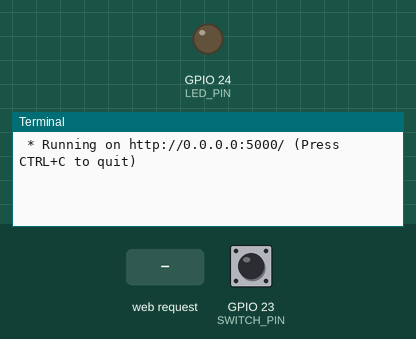
Recording of a program running on a simulated Raspberry Pi (BCM pin numbers). Parts: output pins drawn as LEDs (lit = HIGH), the last lines printed to the terminal. Inputs (shaded band) come from the test bench; at power-on: GPIO 23 (SWITCH_PIN) HIGH. The clock reads 2024-03-15 10:24:30 at power-on unless the program sets it.

Above: at 1.2 s.
1.3 s: HTTP request for /led/on received
At 1.8 s:
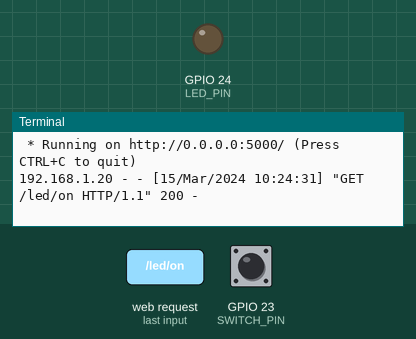
2.8 s: HTTP request for /led received
At 4.0 s:
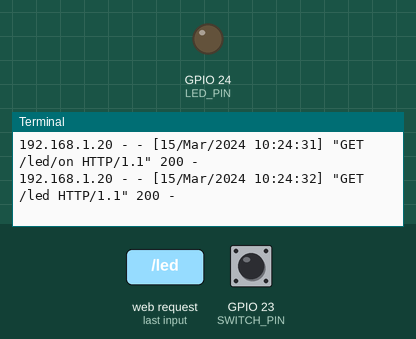
4.3 s: HTTP request for /switch received
At 5.3 s:
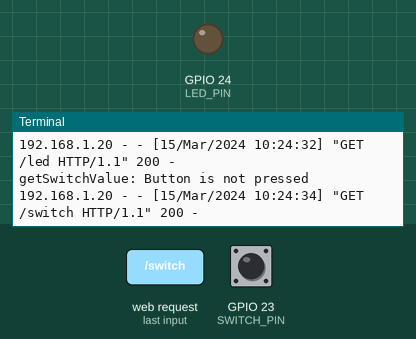
5.8 s: HTTP request for /led/ received
At 6.4 s:
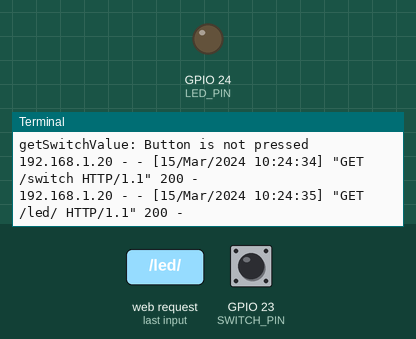
7.3 s: HTTP request for / received
At 8.8 s:
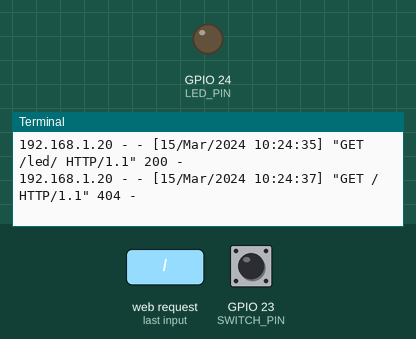

Measured:
- after the input at 1.3 s, the terminal: prints a new line at once (image 1)
- after the input at 2.8 s, the terminal: prints a new line at once (image 2)
- after the input at 4.3 s, the terminal: prints a new line at once (image 3)
- after the input at 5.8 s, the terminal: prints a new line at once (image 4)
- after the input at 7.3 s, the terminal: prints a new line at once (image 5)

The program:

web_server.py
```python
#!/usr/bin/env python
from flask import Flask
from pyBits import TalkToAPi
app = Flask(__name__)

ON_OFF = {
    True: 'on',
    False: 'off'
}

HTML_TEMPLATE = """
<html>
<head>
</head>
<body>
    %s
</body>
</html>
"""

def templatize(body):
    return HTML_TEMPLATE % body

def on_off_link(is_on):
    return '<a href="/led/{0}">Turn LED {0}</a>'.format(ON_OFF[is_on])

def toggle_template(led_is_on):
    return templatize(
            ('<h5>Light is %s!</h5>' % ON_OFF[led_is_on]) +
            on_off_link(not led_is_on))

@app.route('/led')
def hello_route():
    return templatize('<br />'.join(on_off_link(i) for i in [True, False]))

@app.route('/led/<state>')
def change_led_route(state):
    led_is_on = state == 'on'
    TalkToAPi().controlLED(led_is_on)
    return toggle_template(led_is_on)

@app.route('/switch')
def check_switch_route():
    switch_value = TalkToAPi().getSwitchValue()
    return templatize('the switch is ' + ON_OFF[switch_value])

if __name__ == '__main__':
    app.run(host='0.0.0.0')
```

pyBits.py
```python
'''Code to read a switch and light an LED.

Based on code found at http://makezine.com/projects/tutorial-raspberry-pi-gpio-pins-and-python/ and
at http://mitchtech.net/raspberry-pi-physical-gmail-notifier/ .

This code must be run as Superuser on the Raspberry Pi.

============
Dependencies
============

Need to:

* sudo apt-get install python-dev
* sudo apt-get install python-pip python2.7-dev
* sudo apt-get install python-rpi.gpio
* sudo pip install flask

====
Code
====
'''

import RPi.GPIO as GPIO
import os

LED_PIN = 24
SWITCH_PIN = 23

class TalkToAPi:
	'''Simple code to talk to the low level bits of a Raspberry Pi
	'''

	def __init__(self):
		'''constructor
		'''
		GPIO.setmode(GPIO.BCM)	# setup GPIO using Board numbering
		GPIO.setup(SWITCH_PIN, GPIO.IN, pull_up_down=GPIO.PUD_UP)
		GPIO.setup(LED_PIN, GPIO.OUT)

	def getSwitchValue(self):
		'''Poll the value of a switch/pushbutton.
		Will probably replace this code later with an interrupt driven routine.

		:returns: True if the switch is pressed, false if the switch is not pressed
		'''
		if(GPIO.input(SWITCH_PIN) == 0):
			print 'getSwitchValue: Button pressed'
			return True
		else:
			print 'getSwitchValue: Button is not pressed'
			return False

	def controlLED(self, ledState):
		'''turns off or on a LED.
		The LED is pulled up to Vcc so it needs to be driven low to turn the LED on.

		:param ledState: True to turn the light on, false to turn light off
		'''
		GPIO.output(LED_PIN, not ledState)

	def getGPIOLibVersion(self):
		'''Returns the GPIO library version that is being used.

		:returns: GPIO library version as a string
		'''
		return GPIO.VERSION

	def stopUsingRPi(self):
		'''Free up the Raspbetty Pi pins when you are done using them
		'''
		GPIO.cleanup()
```
